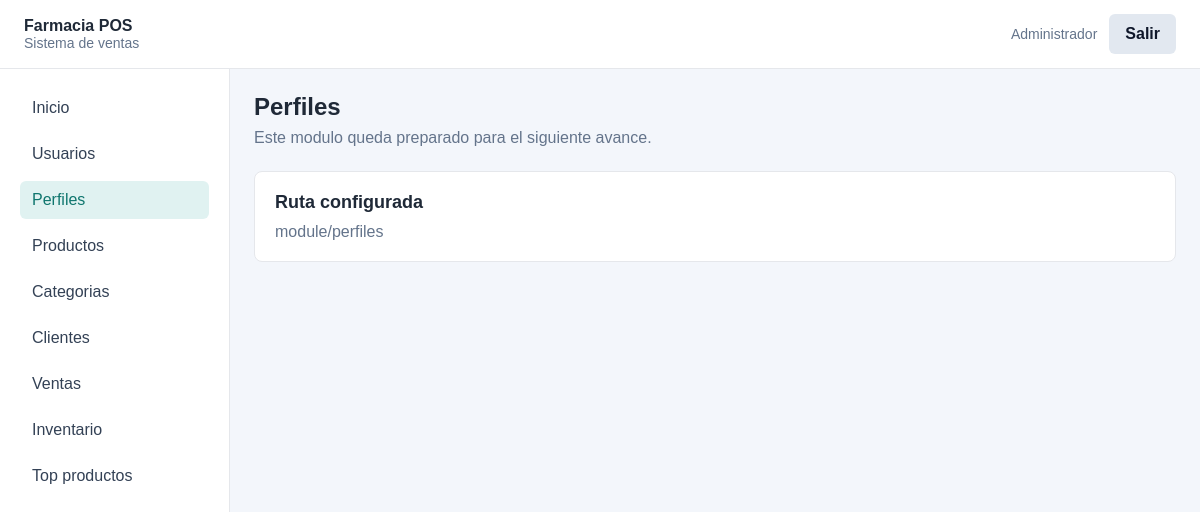
/index.php?route=module/perfiles (signed in), run on the app's committed database.
### tables this page shows
CREATE TABLE `opcion` (
  `idopcion` int(11) NOT NULL AUTO_INCREMENT,
  `descripcion` varchar(100) NOT NULL,
  `url` varchar(200) NOT NULL,
  `icono` varchar(50) NOT NULL DEFAULT 'fa-circle',
  `estado` tinyint(1) NOT NULL DEFAULT 1,
  `fecha_creacion` datetime NOT NULL DEFAULT current_timestamp(),
  PRIMARY KEY (`idopcion`)
);

### app/Controllers/ModuleController.php (called while the page is built, shortened)
<?php
class ModuleController
{
    private Profile $profiles;
    public function __construct(Profile $profiles)
    {
        $this->profiles = $profiles;
    }
    public function show(string $route): void
    {
        $menuOptions = $this->profiles->menuOptions((int) $_SESSION["idperfil"]);
        $module = $this->findModule($menuOptions, $route);
        require __DIR__ . "/../Views/layout/app.php";
    }
    private function findModule(array $menuOptions, string $route): ?array
    {
        foreach ($menuOptions as $option) {
            if (($option["url"] ?? "") === $route) {
                return $option;
            }
        }
        return null;
    }
}

### app/Models/Profile.php (called while the page is built)
<?php
class Profile
{
    private PDO $db;
    public function __construct(PDO $db)
    {
        $this->db = $db;
    }
    public function menuOptions(int $profileId): array
    {
        $sql = "SELECT o.descripcion, o.url, o.icono
                FROM acceso a
                INNER JOIN opcion o ON o.idopcion = a.idopcion
                WHERE a.idperfil = :idperfil
                  AND a.estado = 1
                  AND o.estado = 1
                ORDER BY o.idopcion";
        $statement = $this->db->prepare($sql);
        $statement->execute(["idperfil" => $profileId]);
        return $statement->fetchAll();
    }
}

### app/Views/modules/placeholder.php (the view)
<div class="page-title">
    <h1><?= htmlspecialchars($module["descripcion"]) ?></h1>
    <p>Este modulo queda preparado para el siguiente avance.</p>
</div>
<section class="panel">
    <h2>Ruta configurada</h2>
    <p><?= htmlspecialchars($module["url"]) ?></p>
</section>

### app/Views/layout/sidebar.php
<?php $currentRoute = $_GET["route"] ?? "dashboard"; ?>
<aside class="sidebar">
    <nav aria-label="Menu principal">
        <a href="index.php?route=dashboard" <?= $currentRoute === "dashboard" ? 'aria-current="page"' : "" ?>>Inicio</a>
        <?php foreach ($menuOptions as $option): ?>
            <?php $route = $option["url"] ?? ""; ?>
            <a href="index.php?route=<?= urlencode($route) ?>" <?= $currentRoute === $route ? 'aria-current="page"' : "" ?>>
                <?= htmlspecialchars($option["descripcion"]) ?>
            </a>
        <?php endforeach; ?>
    </nav>
</aside>

### public/css/styles.css (style rules this page uses)
* { box-sizing: border-box; }
body { margin: 0; font-family: Arial, sans-serif; color: #1f2937; background: #f3f6fb; }
a { color: inherit; }
.login-card p, .page-title p { margin: 8px 0 24px; color: #64748b; }
.sidebar { width: 230px; padding: 20px; background: #ffffff; border-right: 1px solid #e5e7eb; }
.sidebar nav { display: grid; gap: 8px; }
.sidebar a { padding: 10px 12px; border-radius: 6px; color: #334155; text-decoration: none; }
.sidebar a:hover, .sidebar a[aria-current="page"] { background: #e0f2f1; color: #0f766e; }
h1 { margin: 0; font-size: 24px; }
h2 { margin: 0 0 10px; font-size: 18px; }
.summary-card, .panel { padding: 20px; background: #ffffff; border: 1px solid #e5e7eb; border-radius: 8px; }
.panel p { margin: 0; color: #64748b; }

### data on the page
opcion: descripcion "Usuarios"
opcion: descripcion "Perfiles", url "module/perfiles"
opcion: descripcion "Productos"
opcion: descripcion "Categorias"
opcion: descripcion "Clientes"
opcion: descripcion "Ventas"
opcion: descripcion "Inventario"
opcion: descripcion "Top productos"

### other printed values
$_SESSION["nombre"] "Administrador"
